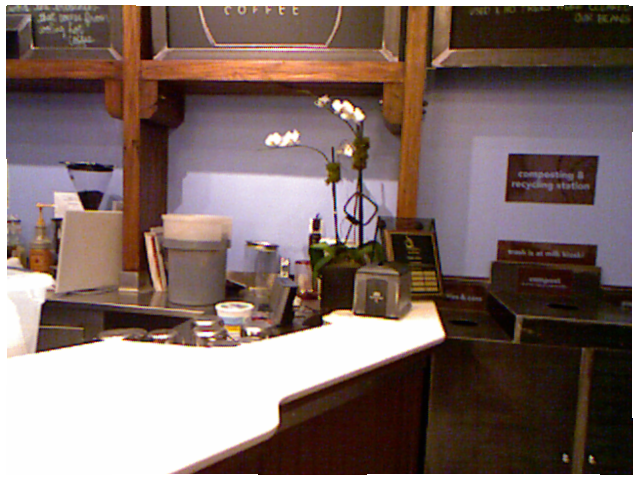
//> input picture RGB-D/PART2/CODE/data/6.png, 640 x 480 px
$ ./detectFeatures   (built with g++ and OpenCV 4)
//> lines starting //> are read from the running program, lines starting //| are printed output that depends on the picture
#include<iostream>
#include "slamBase.h"
using namespace std;
#include <opencv2/core/core.hpp>
#include <opencv2/features2d/features2d.hpp>
#include <opencv2/calib3d/calib3d.hpp>
#include <opencv2/highgui/highgui.hpp>
using namespace cv;

Point2d pixel2cam ( const Point2d& p, const Mat& K )
{
    return Point2d
           (
               ( p.x - K.at<double> ( 0,2 ) ) / K.at<double> ( 0,0 ),
               ( p.y - K.at<double> ( 1,2 ) ) / K.at<double> ( 1,1 )
           );
}

int main( int argc, char** argv )
{
    // 声明并从data文件夹里读取两个rgb与深度图
    Mat rgb1 = imread( "/home/wr/WHR/RGB-D/PART2/CODE/data/6.png");
//> rgb1 is the input picture: 480 rows x 640 cols, CV_8UC3; mean B, G, R 105.5, 109.9, 128.7
    Mat rgb2 = imread( "/home/wr/WHR/RGB-D/PART2/CODE/data/7.png");
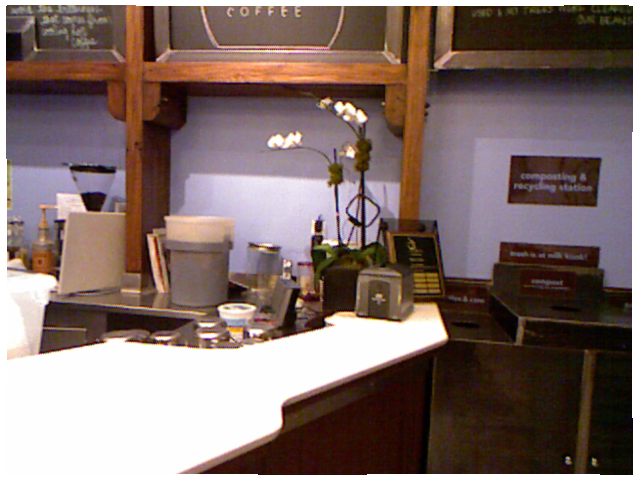
//> input picture RGB-D/PART2/CODE/data/7.png, 640 x 480 px
//> rgb2 is the input picture: 480 rows x 640 cols, CV_8UC3; mean B, G, R 106.1, 110.6, 129.3
    Mat depth1 = imread( "/home/wr/WHR/RGB-D/PART2/CODE/data/depth6.png", -1);
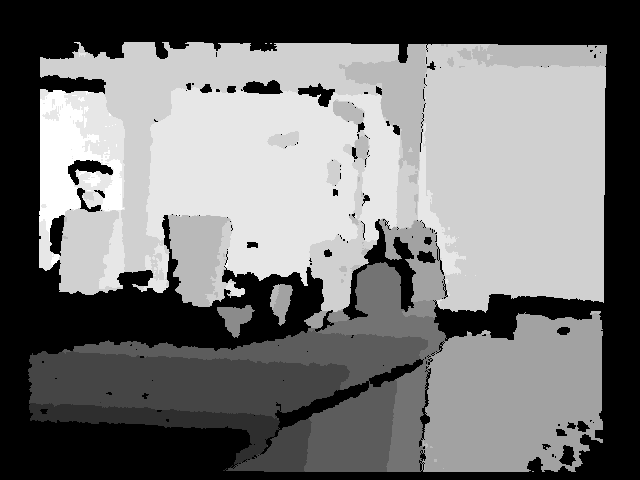
//> input picture RGB-D/PART2/CODE/data/depth6.png, 640 x 480 px
//> depth1 is the input picture: 480 rows x 640 cols, CV_16UC1; min 0, max 2915, mean 1394.7
    Mat depth2 = imread( "/home/wr/WHR/RGB-D/PART2/CODE/data/depth7.png", -1);
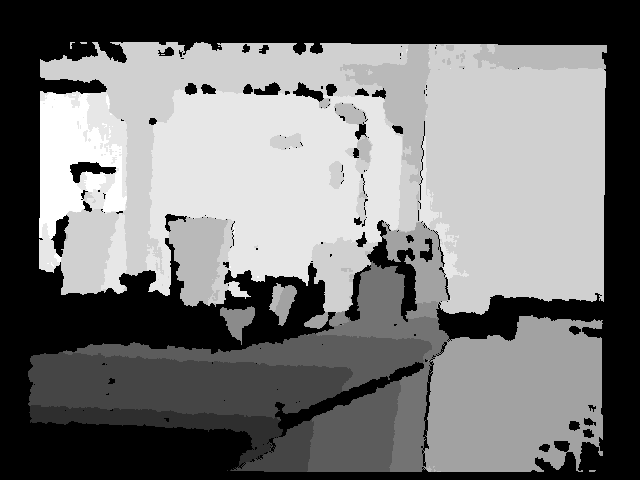
//> input picture RGB-D/PART2/CODE/data/depth7.png, 640 x 480 px
//> depth2 is the input picture: 480 rows x 640 cols, CV_16UC1; min 0, max 2940, mean 1395.6

    Ptr<FeatureDetector> detector = ORB::create();
    Ptr<DescriptorExtractor> descriptor = ORB::create();

    vector< KeyPoint > kp1, kp2; //关键点
    detector->detect( rgb1, kp1 );  //提取关键点
//> kp1 = 500 keypoints; strongest (x, y, size): (323, 317, 31), (321, 321, 44.6), (441, 333, 111.1), (439, 334, 92.6)
    detector->detect( rgb2, kp2 );
//> kp2 = 500 keypoints; strongest (x, y, size): (441, 333, 111.1), (325, 319, 37.2), (323, 324, 44.6), (323, 323, 53.6)

    cout<<"Key points of two images: "<<kp1.size()<<", "<<kp2.size()<<endl;
//| Key points of two images: 500, 500

    // 可视化， 显示关键点
    Mat imgShow;
    drawKeypoints( rgb1, kp1, imgShow, Scalar::all(-1), DrawMatchesFlags::DRAW_RICH_KEYPOINTS );
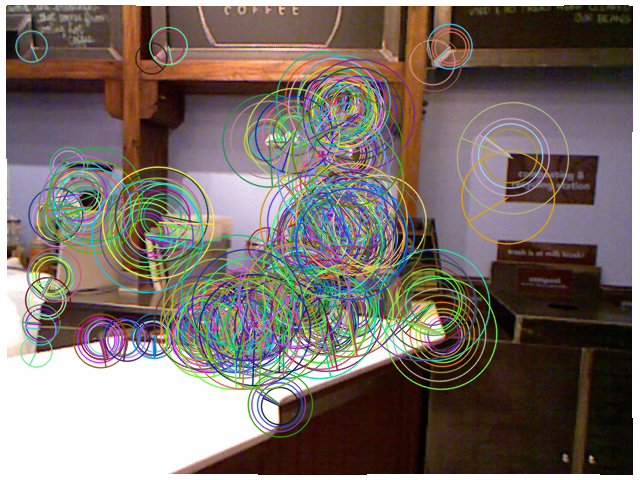
//> imgShow: 480 rows x 640 cols, CV_8UC3; mean B, G, R 106.3, 112.1, 123.5
    imshow( "keypoints", imgShow );
    imwrite( "/home/wr/WHR/RGB-D/PART1/CODE/data/keypoints.png", imgShow );
    waitKey(0); //暂停等待一个按键

    // 计算描述子
    Mat desp1, desp2;
    descriptor->compute( rgb1, kp1, desp1 );
    descriptor->compute( rgb2, kp2, desp2 );

    // 匹配描述子
    vector< DMatch > matches;
    Ptr<DescriptorMatcher> matcher  = DescriptorMatcher::create ( "BruteForce-Hamming" );
    matcher->match ( desp1, desp2, matches );
//> matches = 500 matches
    cout<<"Find total "<<matches.size()<<" matches."<<endl;
//| Find total 500 matches.

    // 可视化：显示匹配的特征
    Mat imgMatches;
    drawMatches( rgb1, kp1, rgb2, kp2, matches, imgMatches );
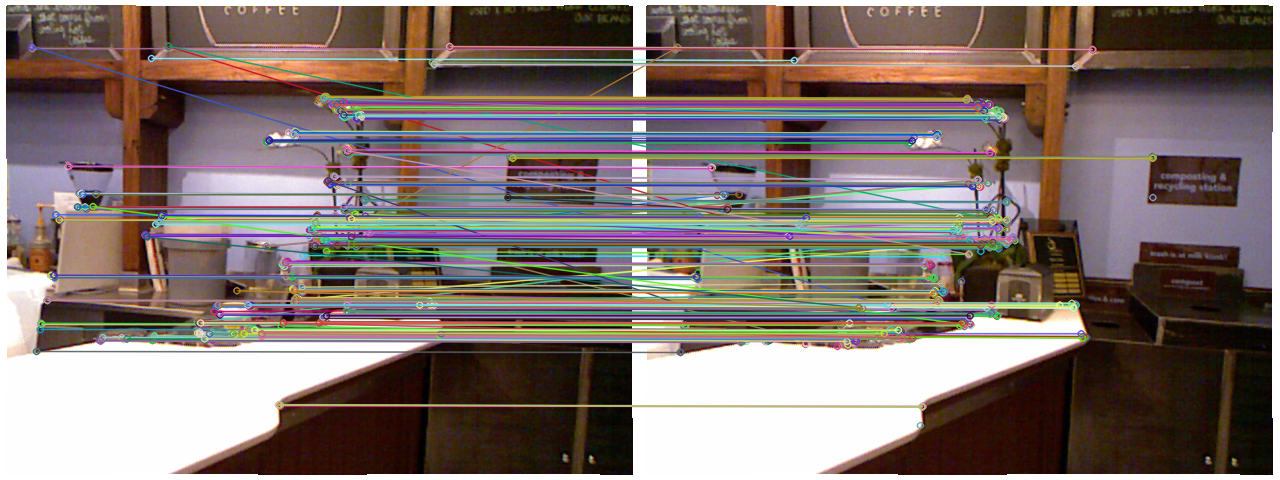
//> imgMatches: 480 rows x 1280 cols, CV_8UC3; mean B, G, R 110.6, 115.3, 129.2
    imshow( "matches", imgMatches );
    imwrite( "/home/wr/WHR/RGB-D/PART1/CODE/data/matches.png", imgMatches );
    waitKey( 0 );

    // 筛选匹配，把距离太大的去掉
    // 这里使用的准则是去掉大于四倍最小距离的匹配
    vector< DMatch > goodMatches;
    double minDis = 9999;
    for ( size_t i=0; i<matches.size(); i++ )
    {
        if ( matches[i].distance < minDis )
            minDis = matches[i].distance;
    }
//> this loop made 500 passes
//> minDis on passes 1, 5, 17, 32, 118, 157, 348, 361: 14, 8, 7, 6, 5, 4, 3, 0
//> after the loop, minDis = 0
    cout<<"min dis = "<<minDis<<endl;
//| min dis = 0

    for ( size_t i=0; i<matches.size(); i++ )
    {
        if (matches[i].distance < max(10*minDis,30.0))
            goodMatches.push_back( matches[i] );
    }
//> after the loop, goodMatches = 386 matches

    // 显示 good matches
    cout<<"good matches="<<goodMatches.size()<<endl;
//| good matches=386
    drawMatches( rgb1, kp1, rgb2, kp2, goodMatches, imgMatches );
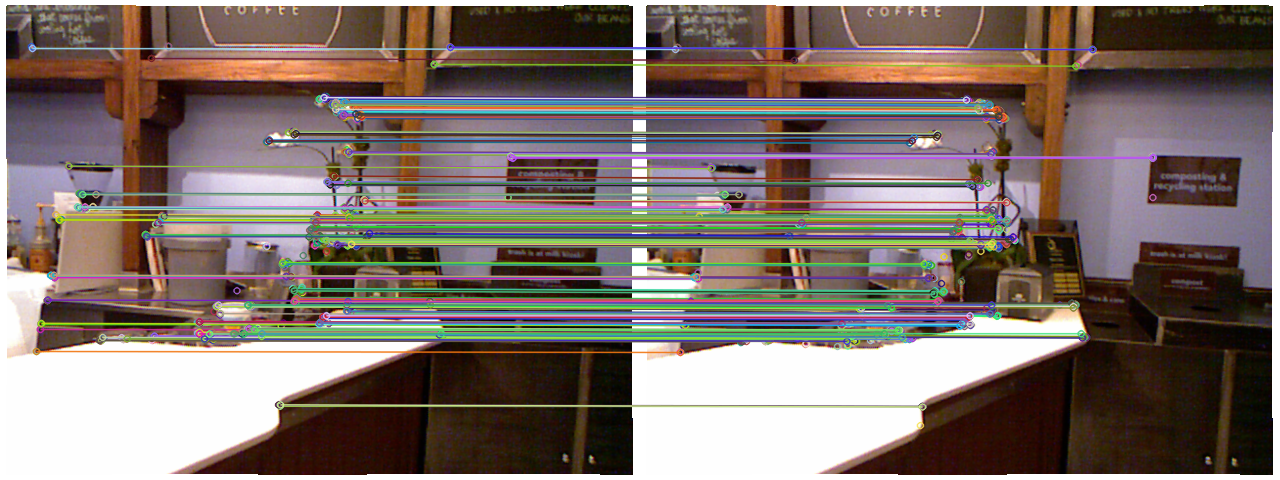
//> imgMatches: 480 rows x 1280 cols, CV_8UC3; mean B, G, R 107.8, 113.9, 127
    imshow( "good matches", imgMatches );
    imwrite( "/home/wr/WHR/RGB-D/PART1/CODE/data/good_matches.png", imgMatches );
    waitKey(0);

    vector<Point3f> pts_obj;
    // 第二个帧的图像点
    vector< Point2f > pts_img;

    // 相机内参
//> (the run ends here: the program needs code that is not available in this run, at `CAMERA_INTRINSIC_PARAMETERS C;`)
